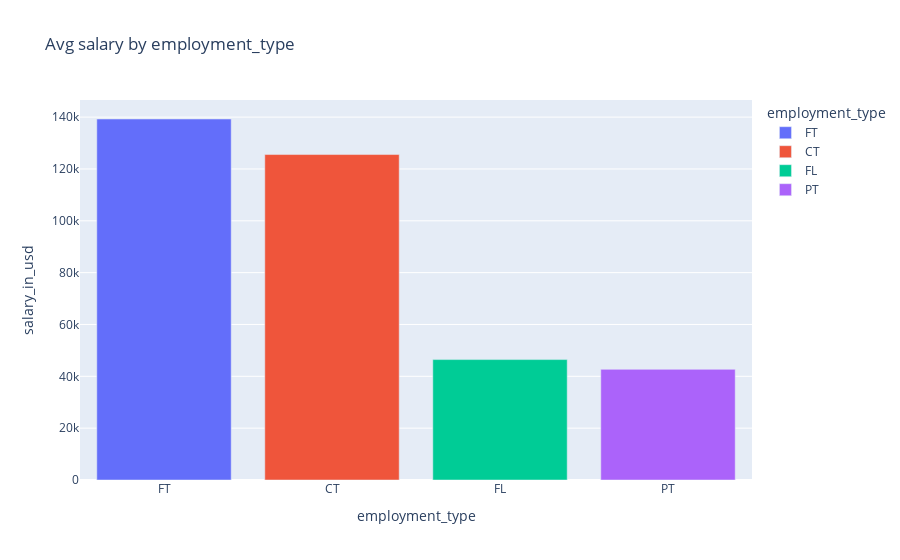

The notebook cell saved with this chart:
### Code cell
bar = data.groupby('employment_type')[target].mean().sort_values(ascending=False).reset_index()
fig = px.bar(bar, x='employment_type', y=target, color='employment_type', title='Avg salary by employment_type')
fig.show()

### Figure 1 — Plotly figure (JSON) as saved in the notebook; plotly's stock layout.template omitted (floating-point values rounded to 4 significant figures)
{"data": [{"alignmentgroup": "True", "hovertemplate": "employment_type=%{x}<br>salary_in_usd=%{y}<extra></extra>", "legendgroup": "FT", "marker": {"color": "#636efa", "pattern": {"shape": ""}}, "name": "FT", "offsetgroup": "FT", "orientation": "v", "showlegend": true, "textposition": "auto", "type": "bar", "x": ["FT"], "xaxis": "x", "y": [139300.0], "yaxis": "y"}, {"alignmentgroup": "True", "hovertemplate": "employment_type=%{x}<br>salary_in_usd=%{y}<extra></extra>", "legendgroup": "CT", "marker": {"color": "#EF553B", "pattern": {"shape": ""}}, "name": "CT", "offsetgroup": "CT", "orientation": "v", "showlegend": true, "textposition": "auto", "type": "bar", "x": ["CT"], "xaxis": "x", "y": [125600.0], "yaxis": "y"}, {"alignmentgroup": "True", "hovertemplate": "employment_type=%{x}<br>salary_in_usd=%{y}<extra></extra>", "legendgroup": "FL", "marker": {"color": "#00cc96", "pattern": {"shape": ""}}, "name": "FL", "offsetgroup": "FL", "orientation": "v", "showlegend": true, "textposition": "auto", "type": "bar", "x": ["FL"], "xaxis": "x", "y": [46450.0], "yaxis": "y"}, {"alignmentgroup": "True", "hovertemplate": "employment_type=%{x}<br>salary_in_usd=%{y}<extra></extra>", "legendgroup": "PT", "marker": {"color": "#ab63fa", "pattern": {"shape": ""}}, "name": "PT", "offsetgroup": "PT", "orientation": "v", "showlegend": true, "textposition": "auto", "type": "bar", "x": ["PT"], "xaxis": "x", "y": [42680.0], "yaxis": "y"}], "layout": {"barmode": "relative", "legend": {"title": {"text": "employment_type"}, "tracegroupgap": 0}, "title": {"text": "Avg salary by employment_type"}, "xaxis": {"anchor": "y", "categoryarray": ["FT", "CT", "FL", "PT"], "categoryorder": "array", "domain": [0, 1], "title": {"text": "employment_type"}}, "yaxis": {"anchor": "x", "domain": [0, 1], "title": {"text": "salary_in_usd"}}}}
